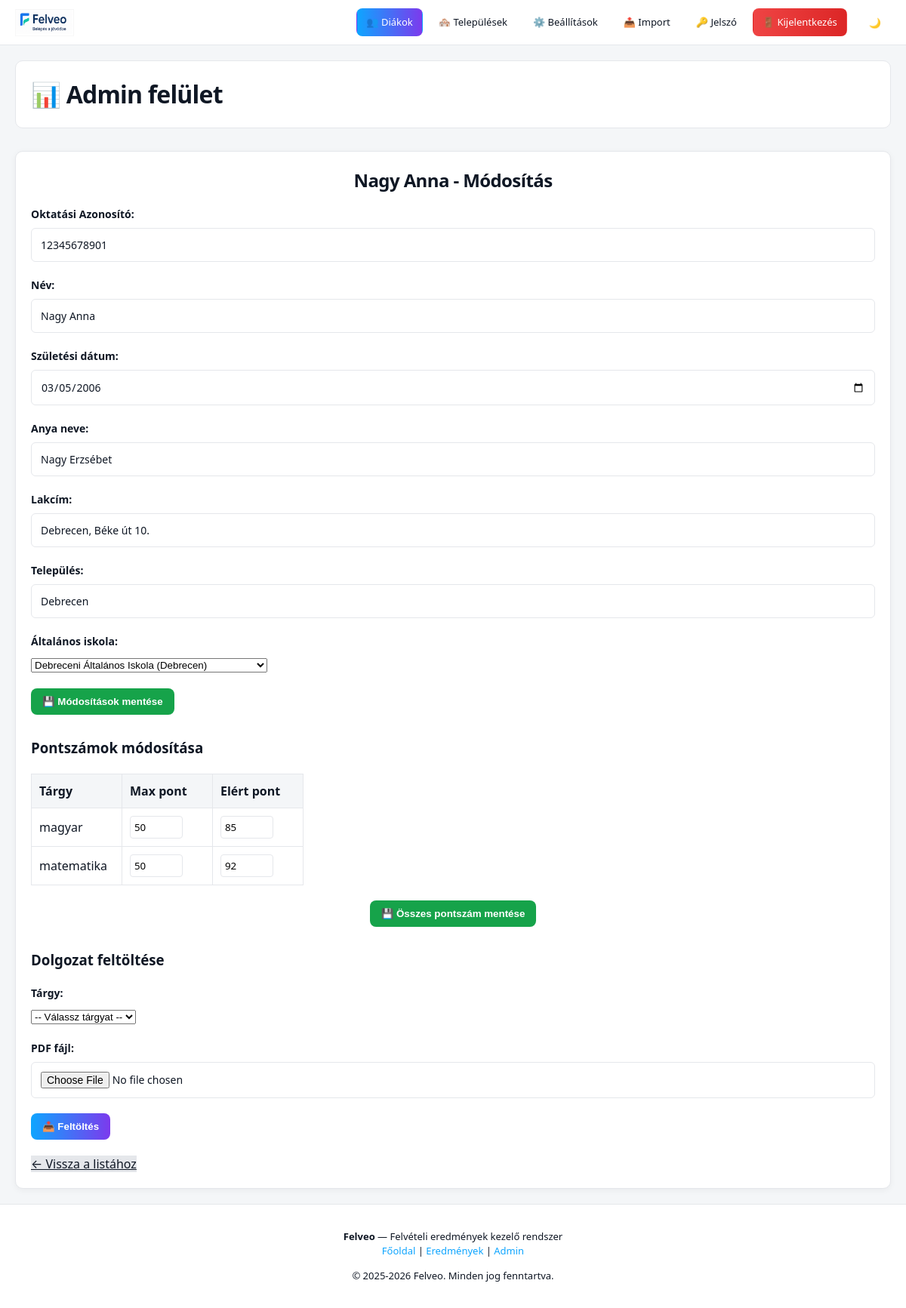
The page /admin_dashboard.php?action=edit&okt=12345678901 (signed in) on the database its author committed.
### tables this page shows
CREATE TABLE `szemelyek` (
  `oktatasi_azonosito` char(11) NOT NULL,
  `nev` varchar(100) NOT NULL,
  `szuletesi_ido` date NOT NULL,
  `alt_iskola_om` char(6) DEFAULT NULL,
  `lakcim` varchar(200) NOT NULL,
  `anyja_neve` varchar(100) NOT NULL,
  `email` varchar(150) NOT NULL,
  `jelszo_hash` varchar(255) NOT NULL,
  `is_placeholder` tinyint(1) NOT NULL DEFAULT 0,
  `telepules` varchar(100) DEFAULT NULL
);

CREATE TABLE `altalanos_iskolak` (
  `om_azonosito` char(6) NOT NULL,
  `nev` varchar(150) NOT NULL,
  `cim` varchar(200) NOT NULL,
  `telefonszam` varchar(20) DEFAULT NULL,
  `email` varchar(100) DEFAULT NULL,
  `iranyitoszam` char(4) NOT NULL,
  `telepules` varchar(100) NOT NULL
);

CREATE TABLE `eredmenyek` (
  `id` int(11) NOT NULL,
  `oktatasi_azonosito` char(11) NOT NULL,
  `targy_id` int(11) DEFAULT NULL,
  `max_pont_magyar` int(11) DEFAULT 50,
  `max_pont_matematika` int(11) DEFAULT 50
);

CREATE TABLE `targyak` (
  `id` int(11) NOT NULL,
  `nev` varchar(50) NOT NULL
);

CREATE TABLE `pontok` (
  `eredmeny_id` int(11) NOT NULL,
  `ponttipus_id` int(11) NOT NULL,
  `ertek` int(11) NOT NULL
);

### admin_dashboard.php (the view, shortened to what this page needs)
<?php
require 'config.php';
$action = $_GET['action'] ?? '';
if ($action === 'edit' && isset($_GET['okt'])) {
    $okt = $_GET['okt'];
    $student_stmt = $pdo->prepare("SELECT * FROM szemelyek WHERE oktatasi_azonosito = ?");
    $student_stmt->execute([$okt]);
    $student = $student_stmt->fetch(PDO::FETCH_ASSOC);
    $iskolas_stmt = $pdo->prepare("SELECT om_azonosito, nev, telepules FROM altalanos_iskolak ORDER BY nev");
    $iskolas_stmt->execute();
    $iskolak = $iskolas_stmt->fetchAll(PDO::FETCH_ASSOC);
    $results_stmt = $pdo->prepare("
        SELECT
            e.id,
            e.oktatasi_azonosito,
            e.targy_id,
            t.nev as targy_nev,
            e.max_pont_magyar,
            e.max_pont_matematika,
            p.ertek
        FROM eredmenyek e
        JOIN targyak t ON e.targy_id = t.id
        LEFT JOIN pontok p ON e.id = p.eredmeny_id
            AND p.ponttipus_id = (SELECT id FROM ponttipusok WHERE nev = 'elert_pont')
        WHERE e.oktatasi_azonosito = ?
    ");
    $results_stmt->execute([$okt]);
    $results = $results_stmt->fetchAll(PDO::FETCH_ASSOC);
}
?>
<!DOCTYPE html>
<html lang="hu">
<head>
    <link rel="stylesheet" href="style.css">
</head>
<body>
    <?php require 'navbar.php'; ?>
    <div class="admin-container">
        <div class="header">
            <h1>📊 Admin felület</h1>
        </div>
        <?php if ($action === 'edit_school' && isset($_GET['om'])): ?>
            <?php
            $om = $_GET['om'];
            $school_stmt = $pdo->prepare("SELECT * FROM altalanos_iskolak WHERE om_azonosito = ?");
            $school_stmt->execute([$om]);
            $school = $school_stmt->fetch(PDO::FETCH_ASSOC);
            ?>
            <div class="edit-form-wrapper">
                <h2><?php echo htmlspecialchars($school['nev']); ?> - Módosítás</h2>
                <form method="POST" class="form-section">
                    <input type="hidden" name="action" value="update_school">
                    <input type="hidden" name="om_azonosito" value="<?php echo $school['om_azonosito']; ?>">
                    <div class="form-group">
                        <label>OM Azonosító:</label>
                        <input type="text" value="<?php echo $school['om_azonosito']; ?>" disabled>
                    </div>
                    <div class="form-group">
                        <label>Név:</label>
                        <input type="text" name="nev" value="<?php echo htmlspecialchars($school['nev']); ?>" required>
                    </div>
                    <div class="form-group">
                        <label>Cím:</label>
                        <input type="text" name="cim" value="<?php echo htmlspecialchars($school['cim']); ?>" required>
                    </div>
                    <div class="form-group">
                        <label>Telefonszám:</label>
                        <input type="text" name="telefonszam" value="<?php echo htmlspecialchars($school['telefonszam'] ?? ''); ?>">
                    </div>
                    <div class="form-group">
                        <label>Email:</label>
                        <input type="email" name="email" value="<?php echo htmlspecialchars($school['email'] ?? ''); ?>">
                    </div>
                    <div class="form-group">
                        <label>Irányítószám:</label>
                        <input type="text" name="iranyitoszam" value="<?php echo htmlspecialchars($school['iranyitoszam'] ?? ''); ?>">
                    </div>
                    <div class="form-group">
                        <label>Település:</label>
                        <input type="text" name="telepules" value="<?php echo htmlspecialchars($school['telepules'] ?? ''); ?>">
                    </div>
                    <button type="submit" class="btn-success">💾 Módosítások mentése</button>
                </form>
                <div class="back-button-wrapper">
                    <a href="admin_dashboard.php?action=schools" class="btn-secondary">← Vissza az iskolák listájához</a>
                </div>
            </div>
        <?php elseif ($action === 'edit' && isset($student)): ?>
            <div class="edit-form-wrapper">
                <h2><?php echo htmlspecialchars($student['nev']); ?> - Módosítás</h2>
                <form method="POST" class="form-section">
                    <div class="form-group">
                        <label>Oktatási Azonosító:</label>
                        <input type="text" value="<?php echo $student['oktatasi_azonosito']; ?>" disabled>
                    </div>
                    <div class="form-group">
                        <label>Név:</label>
                        <input type="text" name="nev" value="<?php echo htmlspecialchars($student['nev']); ?>" required>
                    </div>
                    <div class="form-group">
                        <label>Születési dátum:</label>
                        <input type="date" name="szuletesi_ido" value="<?php echo $student['szuletesi_ido']; ?>">
                    </div>
                    <div class="form-group">
                        <label>Anya neve:</label>
                        <input type="text" name="anyja_neve" value="<?php echo htmlspecialchars($student['anyja_neve']); ?>">
                    </div>
                    <div class="form-group">
                        <label>Lakcím:</label>
                        <input type="text" name="lakcim" value="<?php echo htmlspecialchars($student['lakcim'] ?? ''); ?>">
                    </div>
                    <div class="form-group">
                        <label>Település:</label>
                        <input type="text" name="telepules" value="<?php echo htmlspecialchars($student['telepules'] ?? ''); ?>">
                    </div>
                    <div class="form-group">
                        <label>Általános iskola:</label>
                        <select name="alt_iskola_om">
                            <?php foreach ($iskolak as $iskola): ?>
                                <option value="<?php echo htmlspecialchars($iskola['om_azonosito']); ?>" <?php echo ($student['alt_iskola_om'] === $iskola['om_azonosito']) ? 'selected' : ''; ?>>
                                    <?php echo htmlspecialchars($iskola['nev'] . ' (' . $iskola['telepules'] . ')'); ?>
                                </option>
                            <?php endforeach; ?>
                        </select>
                    </div>
                    <button type="submit" class="btn-success">💾 Módosítások mentése</button>
                </form>
                <?php if (!empty($results)): ?>
                    <h3>Pontszámok módosítása</h3>
                    <form method="POST">
                        <table class="points-table">
                            <thead>
                                <tr>
                                    <th>Tárgy</th>
                                    <th>Max pont</th>
                                    <th>Elért pont</th>
                                </tr>
                            </thead>
                            <tbody>
                                <?php
                                    foreach ($results as $result):
                                ?>
                                            <tr>
                                                <td><?php echo htmlspecialchars($result['targy_nev']); ?></td>
                                                <td>
                                                    <?php if ($result['targy_id'] == 1): ?>
                                                        <input type="number" name="max_magyar[<?php echo $result['id']; ?>]" value="<?php echo $result['max_pont_magyar']; ?>" placeholder="Max magyar">
                                                    <?php elseif ($result['targy_id'] == 2): ?>
                                                        <input type="number" name="max_mate[<?php echo $result['id']; ?>]" value="<?php echo $result['max_pont_matematika']; ?>" placeholder="Max matek">
                                                    <?php else: ?>
                                                        -
                                                    <?php endif; ?>
                                                </td>
                                                <td>
                                                    <input type="number" name="pont[<?php echo $result['id']; ?>]" value="<?php echo $result['ertek'] ?? ''; ?>" placeholder="Elért pont">
                                                </td>
                                            </tr>
                                        <?php endforeach; ?>
                            </tbody>
                        </table>
                        <div class="button-group-center" style="margin-top: 20px;">
                            <button type="submit" class="btn-success">💾 Összes pontszám mentése</button>
                        </div>
                    </form>
                <?php endif; ?>
                <h3 class="section-title">Dolgozat feltöltése</h3>
                <form method="POST" enctype="multipart/form-data">
                    <div class="form-group">
                        <label>Tárgy:</label>
                        <select name="targy_id" required>
                            <option value="">-- Válassz tárgyat --</option>
                        </select>
                    </div>
                    <div class="form-group">
                        <label>PDF fájl:</label>
                        <input type="file" name="dokumentum" accept=".pdf" required>
                    </div>
                    <button type="submit" class="btn-info">📤 Feltöltés</button>
                </form>
                <div class="back-button-wrapper">
                    <a href="admin_dashboard.php" class="btn-secondary">← Vissza a listához</a>
                </div>
            </div>
        <?php endif; ?>
    </div>
    <?php require 'footer.php'; ?>
</body>
</html>

### style.css (style rules this page uses)
:root { --bg: #f4f6f8; --card-bg: #ffffff; --text: #0f1724; --primary: #0ea5ff; --logo-filter: none; --logo-filter-dark: invert(1) brightness(1.15) saturate(1.1); --primary-2: #7c3aed; --primary-hover: #0284c7; --border: #e5e7eb; --success: #16a34a; --error: #dc2626; --transition: all 0.3s ease; --navbar-height: 60px; }
*, *::before, *::after { box-sizing: border-box; -webkit-tap-highlight-color: transparent; }
body { margin: 0; padding: var(--navbar-height) 0 0 0; font-family: "Segoe UI", system-ui, -apple-system, sans-serif; background: var(--bg); color: var(--text); min-height: 100vh; display: flex; flex-direction: column; line-height: 1.5; }
h1, h2 { margin: 0 0 16px 0; font-weight: 700; letter-spacing: -0.025em; text-align: center; }
.form-group { margin-bottom: 20px; }
.form-group label { display: block; font-weight: 600; margin-bottom: 8px; font-size: 14px; }
.form-group input { width: 100%; padding: 12px; border: 1px solid var(--border); border-radius: 6px; font-size: 14px; font-family: inherit; background: var(--card-bg); color: var(--text); }
.admin-container { max-width: 1400px; margin: 0 auto; padding: 20px; width: 100%; flex: 1; display: flex; flex-direction: column; }
.header { display: flex; justify-content: space-between; align-items: center; margin-bottom: 30px; background: var(--card-bg); padding: 20px; border-radius: 10px; border: 1px solid var(--border); flex-wrap: wrap; gap: 15px; }
.header h1 { margin: 0; }
.form-section { margin-bottom: 30px; }
.section-title { margin-top: 30px; }
.edit-form-wrapper { background: var(--card-bg); padding: 20px; border-radius: 10px; border: 1px solid var(--border); box-shadow: 0 2px 8px rgba(0,0,0,0.05); }
.edit-form-wrapper h2 { margin-top: 0; }
.points-table { width: 100%; border-collapse: collapse; margin-top: 20px; overflow-x: auto; display: block; }
.points-table thead { background: var(--bg); }
.points-table th, .points-table td { padding: 10px; border: 1px solid var(--border); min-width: 120px; }
.points-table th { font-weight: 600; text-align: left; color: var(--text); }
.points-table input { width: 70px; padding: 5px; border: 1px solid var(--border); border-radius: 4px; font-family: inherit; }
.btn-success { background: var(--success); color: white; padding: 10px 15px; border: none; border-radius: 8px; cursor: pointer; font-weight: 600; transition: all 0.3s ease; }
.btn-info { background: linear-gradient(90deg, var(--primary), var(--primary-2)); color: white; padding: 10px 15px; border: none; border-radius: 8px; cursor: pointer; font-weight: 600; transition: all 0.3s ease; }
.back-button-wrapper { margin-top: 20px; }
.btn-secondary { background: var(--border); color: var(--text); }
.button-group-center { display: flex; gap: 12px; justify-content: center; flex-wrap: wrap; }

### rows shown on the page
szemelyek: nev "Nagy Anna", oktatasi_azonosito "12345678901", szuletesi_ido "03/05/2006", anyja_neve "Nagy Erzsébet", lakcim "Debrecen, Béke út 10.", telepules "Debrecen", alt_iskola_om "Debreceni Általános Iskola (Debrecen)"
eredmenyek: targy.nev "magyar", max_pont_magyar "50", ertek "85"
eredmenyek: targy.nev "matematika", max_pont_matematika "50", ertek "92"
